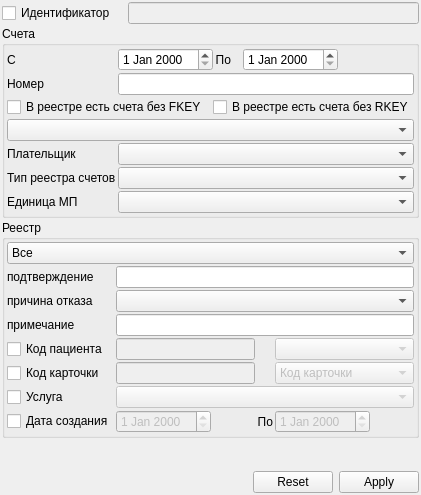
         <widget class="QWidget" name="tabAnalysis">
          <attribute name="title">
           <string>Анализ</string>
          </attribute>
          <layout class="QGridLayout">
           <property name="margin">
            <number>2</number>
           </property>
           <property name="spacing">
            <number>2</number>
           </property>
           <item row="4" column="0">
            <spacer>
             <property name="orientation">
              <enum>Qt::Vertical</enum>
             </property>
             <property name="sizeHint" stdset="0">
              <size>
               <width>46</width>
               <height>31</height>
              </size>
             </property>
            </spacer>
           </item>
           <item row="2" column="0" colspan="3">
            <widget class="QGroupBox" name="groupBox_2">
             <property name="title">
              <string>Реестр</string>
             </property>
             <layout class="QGridLayout">
              <property name="margin">
               <number>2</number>
              </property>
              <property name="spacing">
               <number>2</number>
              </property>
              <item row="3" column="0">
               <widget class="QLabel" name="lblAnalysisNote">
                <property name="text">
                 <string>примечание</string>
                </property>
                <property name="buddy">
                 <cstring>edtAnalysisNote</cstring>
                </property>
               </widget>
              </item>
              <item row="2" column="1" colspan="3">
               <widget class="CRBComboBox" name="cmbAnalysisPayRefuseType"/>
              </item>
              <item row="2" column="0">
               <widget class="QLabel" name="lblAnalysisPayRefuseType">
                <property name="text">
                 <string>причина отказа</string>
                </property>
                <property name="buddy">
                 <cstring>cmbAnalysisPayRefuseType</cstring>
                </property>
               </widget>
              </item>
              <item row="5" column="3">
               <widget class="QComboBox" name="cmbAnalysisEventCodeType">
                <property name="enabled">
                 <bool>false</bool>
                </property>
                <property name="sizePolicy">
                 <sizepolicy hsizetype="Expanding" vsizetype="Fixed">
                  <horstretch>0</horstretch>
                  <verstretch>0</verstretch>
                 </sizepolicy>
                </property>
                <item>
                 <property name="text">
                  <string>Код карточки</string>
                 </property>
                </item>
                <item>
                 <property name="text">
                  <string>Номер документа</string>
                 </property>
                </item>
               </widget>
              </item>
              <item row="4" column="1">
               <widget class="QLineEdit" name="edtAnalysisClientCode">
                <property name="enabled">
                 <bool>false</bool>
                </property>
                <property name="sizePolicy">
                 <sizepolicy hsizetype="Expanding" vsizetype="Maximum">
                  <horstretch>0</horstretch>
                  <verstretch>0</verstretch>
                 </sizepolicy>
                </property>
               </widget>
              </item>
              <item row="5" column="0">
               <widget class="QCheckBox" name="chkAnalysisEventCode">
                <property name="sizePolicy">
                 <sizepolicy hsizetype="Maximum" vsizetype="Fixed">
                  <horstretch>0</horstretch>
                  <verstretch>0</verstretch>
                 </sizepolicy>
                </property>
                <property name="text">
                 <string>Код карточки</string>
                </property>
               </widget>
              </item>
              <item row="4" column="3">
               <widget class="CRBComboBox" name="cmbAnalysisClientCodeType">
                <property name="enabled">
                 <bool>false</bool>
                </property>
                <property name="sizePolicy">
                 <sizepolicy hsizetype="Expanding" vsizetype="Fixed">
                  <horstretch>0</horstretch>
                  <verstretch>0</verstretch>
                 </sizepolicy>
                </property>
               </widget>
              </item>
              <item row="0" column="0" colspan="4">
               <widget class="QComboBox" name="cmbAnalysisAccountItems">
                <item>
                 <property name="text">
                  <string>Все</string>
                 </property>
                </item>
                <item>
                 <property name="text">
                  <string>Без подтверждения</string>
                 </property>
                </item>
                <item>
                 <property name="text">
                  <string>Подтверждённые</string>
                 </property>
                </item>
                <item>
                 <property name="text">
                  <string>Оплаченные</string>
                 </property>
                </item>
                <item>
                 <property name="text">
                  <string>Отказанные</string>
                 </property>
                </item>
                <item>
                 <property name="text">
                  <string>Перевыставляемые</string>
                 </property>
                </item>
                <item>
                 <property name="text">
                  <string>Неперевыставляемые</string>
                 </property>
                </item>
               </widget>
              </item>
              <item row="1" column="1" colspan="3">
               <widget class="QLineEdit" name="edtAnalysisDocument"/>
              </item>
              <item row="3" column="1" colspan="3">
               <widget class="QLineEdit" name="edtAnalysisNote"/>
              </item>
              <item row="5" column="1">
               <widget class="QLineEdit" name="edtAnalysisEventCode">
                <property name="enabled">
                 <bool>false</bool>
                </property>
                <property name="sizePolicy">
                 <sizepolicy hsizetype="Expanding" vsizetype="Maximum">
                  <horstretch>0</horstretch>
                  <verstretch>0</verstretch>
                 </sizepolicy>
                </property>
               </widget>
              </item>
              <item row="4" column="0">
               <widget class="QCheckBox" name="chkAnalysisClientCode">
                <property name="sizePolicy">
                 <sizepolicy hsizetype="Maximum" vsizetype="Fixed">
                  <horstretch>0</horstretch>
                  <verstretch>0</verstretch>
                 </sizepolicy>
                </property>
                <property name="text">
                 <string>Код пациента</string>
                </property>
               </widget>
              </item>
              <item row="6" column="1" colspan="3">
               <widget class="CRBComboBox" name="cmbAnalysisService">
                <property name="enabled">
                 <bool>false</bool>
                </property>
               </widget>
              </item>
              <item row="1" column="0">
               <widget class="QLabel" name="lblAnalysisDocument">
                <property name="text">
                 <string>подтверждение</string>
                </property>
                <property name="buddy">
                 <cstring>edtAnalysisDocument</cstring>
                </property>
               </widget>
              </item>
              <item row="6" column="0">
               <widget class="QCheckBox" name="chkAnalysisService">
                <property name="text">
                 <string>Услуга</string>
                </property>
               </widget>
              </item>
              <item row="7" column="0">
               <widget class="QCheckBox" name="chkAnalysisCreateDate">
                <property name="text">
                 <string>Дата создания</string>
                </property>
               </widget>
              </item>
              <item row="7" column="1">
               <widget class="CDateEdit" name="edtAnalysisCreateBegDate">
                <property name="enabled">
                 <bool>false</bool>
                </property>
                <property name="sizePolicy">
                 <sizepolicy hsizetype="Maximum" vsizetype="Fixed">
                  <horstretch>0</horstretch>
                  <verstretch>0</verstretch>
                 </sizepolicy>
                </property>
                <property name="readOnly">
                 <bool>false</bool>
                </property>
               </widget>
              </item>
              <item row="7" column="2">
               <widget class="QLabel" name="lblAnalysisEndDate_2">
                <property name="sizePolicy">
                 <sizepolicy hsizetype="Maximum" vsizetype="Preferred">
                  <horstretch>0</horstretch>
                  <verstretch>0</verstretch>
                 </sizepolicy>
                </property>
                <property name="text">
                 <string>По</string>
                </property>
                <property name="alignment">
                 <set>Qt::AlignRight|Qt::AlignTrailing|Qt::AlignVCenter</set>
                </property>
                <property name="buddy">
                 <cstring>edtAnalysisEndDate</cstring>
                </property>
               </widget>
              </item>
              <item row="7" column="3">
               <widget class="CDateEdit" name="edtAnalysisCreateEndDate">
                <property name="enabled">
                 <bool>false</bool>
                </property>
                <property name="sizePolicy">
                 <sizepolicy hsizetype="Maximum" vsizetype="Fixed">
                  <horstretch>0</horstretch>
                  <verstretch>0</verstretch>
                 </sizepolicy>
                </property>
                <property name="readOnly">
                 <bool>false</bool>
                </property>
               </widget>
              </item>
             </layout>
            </widget>
           </item>
           <item row="5" column="0" colspan="2">
            <spacer>
             <property name="orientation">
              <enum>Qt::Horizontal</enum>
             </property>
             <property name="sizeHint" stdset="0">
              <size>
               <width>40</width>
               <height>20</height>
              </size>
             </property>
            </spacer>
           </item>
           <item row="5" column="2">
            <widget class="CApplyResetDialogButtonBox" name="bbxAnalysis">
             <property name="sizePolicy">
              <sizepolicy hsizetype="Maximum" vsizetype="Fixed">
               <horstretch>0</horstretch>
               <verstretch>0</verstretch>
              </sizepolicy>
             </property>
             <property name="orientation">
              <enum>Qt::Horizontal</enum>
             </property>
             <property name="standardButtons">
              <set>QDialogButtonBox::Apply|QDialogButtonBox::Reset</set>
             </property>
            </widget>
           </item>
           <item row="0" column="1" colspan="2">
            <widget class="CAccountIdLineEdit" name="edtAnalysisAccountId">
             <property name="enabled">
              <bool>false</bool>
             </property>
            </widget>
           </item>
           <item row="0" column="0">
            <widget class="QCheckBox" name="chkAnalysisAccountId">
             <property name="text">
              <string>Идентификатор</string>
             </property>
            </widget>
           </item>
           <item row="1" column="0" colspan="3">
            <widget class="QGroupBox" name="groupBox">
             <property name="title">
              <string>Счета</string>
             </property>
             <layout class="QGridLayout">
              <property name="margin">
               <number>2</number>
              </property>
              <property name="spacing">
               <number>2</number>
              </property>
              <item row="5" column="1" colspan="11">
               <widget class="CRBComboBox" name="cmbAnalysisAccountType">
                <property name="sizePolicy">
                 <sizepolicy hsizetype="Minimum" vsizetype="Fixed">
                  <horstretch>0</horstretch>
                  <verstretch>0</verstretch>
                 </sizepolicy>
                </property>
               </widget>
              </item>
              <item row="6" column="0">
               <widget class="QLabel" name="lblGroupId">
                <property name="sizePolicy">
                 <sizepolicy hsizetype="Minimum" vsizetype="Preferred">
                  <horstretch>0</horstretch>
                  <verstretch>0</verstretch>
                 </sizepolicy>
                </property>
                <property name="text">
                 <string>Единица МП</string>
                </property>
               </widget>
              </item>
              <item row="6" column="1" colspan="11">
               <widget class="QComboBox" name="cmbGroupId">
                <property name="sizePolicy">
                 <sizepolicy hsizetype="Expanding" vsizetype="Fixed">
                  <horstretch>0</horstretch>
                  <verstretch>0</verstretch>
                 </sizepolicy>
                </property>
               </widget>
              </item>
              <item row="0" column="1" colspan="3">
               <widget class="CDateEdit" name="edtAnalysisBegDate">
                <property name="sizePolicy">
                 <sizepolicy hsizetype="Maximum" vsizetype="Fixed">
                  <horstretch>0</horstretch>
                  <verstretch>0</verstretch>
                 </sizepolicy>
                </property>
               </widget>
              </item>
              <item row="0" column="0">
               <widget class="QLabel" name="lblAnalysisBegDate">
                <property name="sizePolicy">
                 <sizepolicy hsizetype="Maximum" vsizetype="Preferred">
                  <horstretch>0</horstretch>
                  <verstretch>0</verstretch>
                 </sizepolicy>
                </property>
                <property name="text">
                 <string>C</string>
                </property>
                <property name="buddy">
                 <cstring>edtAnalysisBegDate</cstring>
                </property>
               </widget>
              </item>
              <item row="1" column="0">
               <widget class="QLabel" name="lblAnalysisNumber">
                <property name="sizePolicy">
                 <sizepolicy hsizetype="Maximum" vsizetype="Preferred">
                  <horstretch>0</horstretch>
                  <verstretch>0</verstretch>
                 </sizepolicy>
                </property>
                <property name="text">
                 <string>Номер</string>
                </property>
                <property name="buddy">
                 <cstring>edtAnalysisNumber</cstring>
                </property>
               </widget>
              </item>
              <item row="3" column="0" colspan="12">
               <widget class="COrgStructureComboBox" name="cmbAnalysisOrgStructure">
                <property name="sizePolicy">
                 <sizepolicy hsizetype="Minimum" vsizetype="Fixed">
                  <horstretch>0</horstretch>
                  <verstretch>0</verstretch>
                 </sizepolicy>
                </property>
                <property name="minimumSize">
                 <size>
                  <width>250</width>
                  <height>0</height>
                 </size>
                </property>
               </widget>
              </item>
              <item row="0" column="4" colspan="2">
               <widget class="QLabel" name="lblAnalysisEndDate">
                <property name="sizePolicy">
                 <sizepolicy hsizetype="Maximum" vsizetype="Preferred">
                  <horstretch>0</horstretch>
                  <verstretch>0</verstretch>
                 </sizepolicy>
                </property>
                <property name="text">
                 <string>По</string>
                </property>
                <property name="alignment">
                 <set>Qt::AlignRight|Qt::AlignTrailing|Qt::AlignVCenter</set>
                </property>
                <property name="buddy">
                 <cstring>edtAnalysisEndDate</cstring>
                </property>
               </widget>
              </item>
              <item row="4" column="0">
               <widget class="QLabel" name="lblAnalysisPayer">
                <property name="text">
                 <string>Плательщик</string>
                </property>
                <property name="buddy">
                 <cstring>edtAnalysisNumber</cstring>
                </property>
               </widget>
              </item>
              <item row="5" column="0">
               <widget class="QLabel" name="lblAnalysisAccountType">
                <property name="text">
                 <string>Тип реестра счетов</string>
                </property>
                <property name="buddy">
                 <cstring>edtAnalysisNumber</cstring>
                </property>
               </widget>
              </item>
              <item row="1" column="1" colspan="11">
               <widget class="QLineEdit" name="edtAnalysisNumber"/>
              </item>
              <item row="4" column="1" colspan="11">
               <widget class="COrgIsPayer23ComboBox" name="cmbAnalysisPayer">
                <property name="sizePolicy">
                 <sizepolicy hsizetype="Minimum" vsizetype="Fixed">
                  <horstretch>0</horstretch>
                  <verstretch>0</verstretch>
                 </sizepolicy>
                </property>
               </widget>
              </item>
              <item row="0" column="6">
               <widget class="CDateEdit" name="edtAnalysisEndDate">
                <property name="sizePolicy">
                 <sizepolicy hsizetype="Maximum" vsizetype="Fixed">
                  <horstretch>0</horstretch>
                  <verstretch>0</verstretch>
                 </sizepolicy>
                </property>
               </widget>
              </item>
              <item row="2" column="0" colspan="12">
               <widget class="QWidget" name="widget" native="true">
                <layout class="QHBoxLayout" name="widget_2">
                 <property name="leftMargin">
                  <number>0</number>
                 </property>
                 <property name="topMargin">
                  <number>0</number>
                 </property>
                 <property name="rightMargin">
                  <number>0</number>
                 </property>
                 <property name="bottomMargin">
                  <number>0</number>
                 </property>
                 <item>
                  <widget class="QCheckBox" name="chkAnalysisFKEY">
                   <property name="text">
                    <string>В реестре есть счета без FKEY</string>
                   </property>
                  </widget>
                 </item>
                 <item>
                  <widget class="QCheckBox" name="chkAnalysisRKEY">
                   <property name="text">
                    <string>В реестре есть счета без RKEY</string>
                   </property>
                  </widget>
                 </item>
                </layout>
               </widget>
              </item>
             </layout>
            </widget>
           </item>
          </layout>
         </widget>
